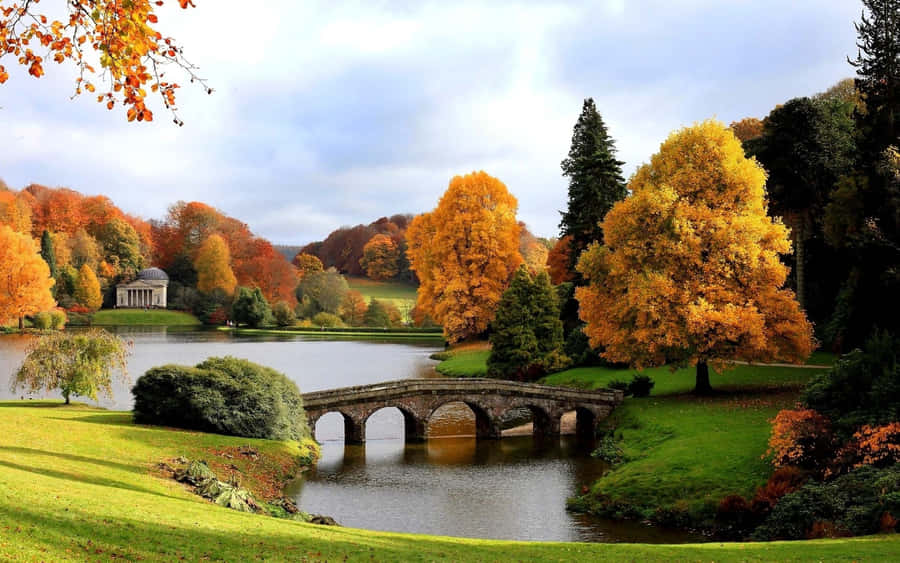
#> input picture VISION/image.jpg, 900 x 563 px, given in place of pic.jpeg, which was not available
$ jupyter execute TP2.ipynb
#> lines starting #> are read from the running program, lines starting #| are printed output that depends on the picture; pictures that were not available may be replaced by others from this repository, and a replacement may not be noted
[cell 1]
import cv2
import numpy as np
import matplotlib.pyplot as plt

import matplotlib.pyplot as plt
import matplotlib.image as mpimg

[cell 2]
# from numpy.lib.shape_base import vsplit

[cell 3]
img = cv2.imread('pic.jpeg', cv2.IMREAD_GRAYSCALE)
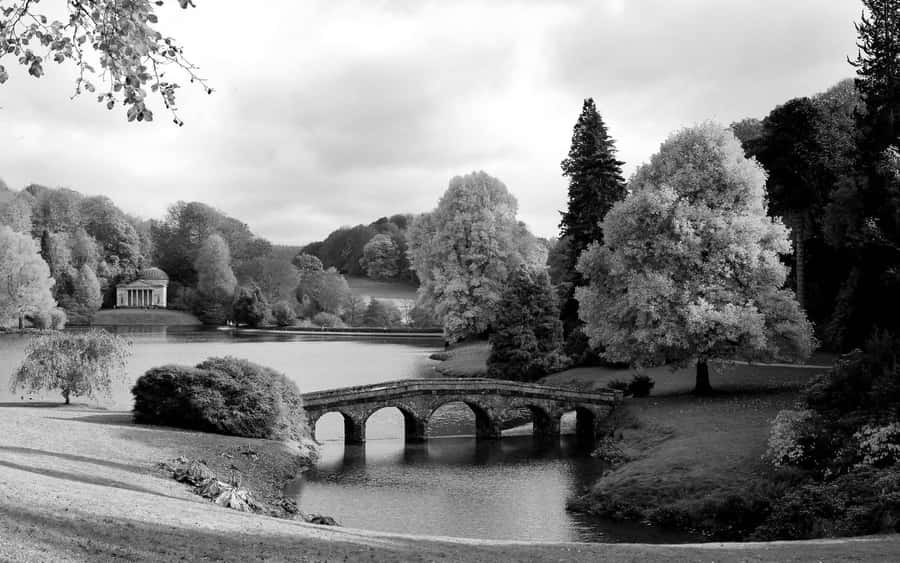
#> img: shape (563, 900); min 0, max 255, mean 131.6
# img = mpimg.imread("pic.jpeg")
image = mpimg.imread('pic2.jpeg')
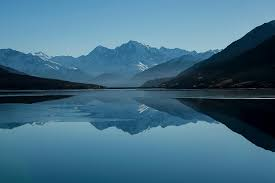
#> input picture VISION/pic2.jpeg, 275 x 183 px
#> image is the input picture: shape (183, 275, 3); mean R, G, B 65.2, 108.5, 131.8

# img[:] = img[:]/2
imgNorm =np.zeros((img.shape), dtype=np.uint8)
h,w = img.shape
#> h = 563; w = 900
min = 255
max = 0
for i in range(h):
    for j in range(w):
        if img[i,j] > max:
            max = img[i,j]
        if img[i,j] < min:
            min = img[i,j]
#> after the loop, max = 255; min = 0

for i in range(h):
    for j in range(w):
        imgNorm[i,j] = 255*(img[i,j]-min)/(max-min)
print("min", min , "max" ,max)
#| min 0 max 255
fig, axs = plt.subplots(1, 3, figsize=(10, 5))

# Display images in each subplot
axs[0].imshow(image)
axs[0].axis('off')  # Hide axis for the first image

axs[1].imshow(imgNorm)
axs[1].axis('off')  # Hide axis for the second image

cv2.imshow('image', img)
cv2.imshow('imageNorm', imgNorm)
cv2.waitKey(0)
cv2.destroyAllWindows()
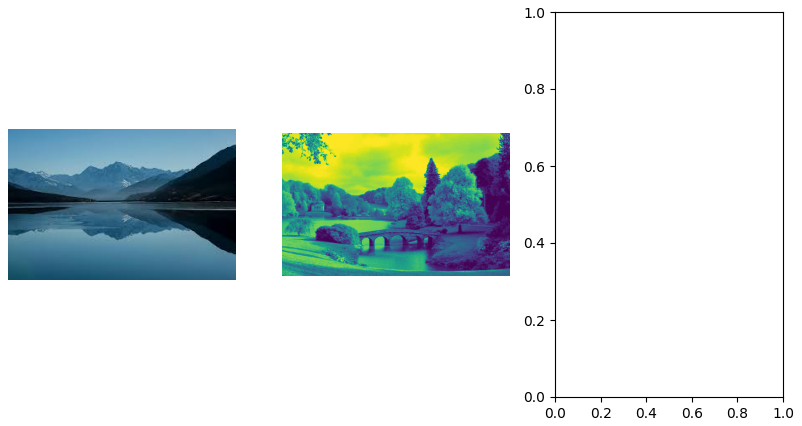
#> figure drawn by matplotlib, 2 panels

[cell 4]
hist1 = np.zeros((256,1), dtype=np.uint16)
for i in range(h):
    for j in range(w):
        hist1[img[i,j]] += 1

hist2 = cv2.calcHist([imgNorm], [0], None, [256], [0,255])
#> hist2 = 256 values, max 9209 at index 1, min 0 at index 255, mean 1931.1

plt.figure()
plt.title('image normalised')
plt.xlabel("grayscale value")
plt.ylabel("nbPixels")
plt.plot(hist2)
plt.plot(hist1)
plt.xlim([0,255])
plt.show()
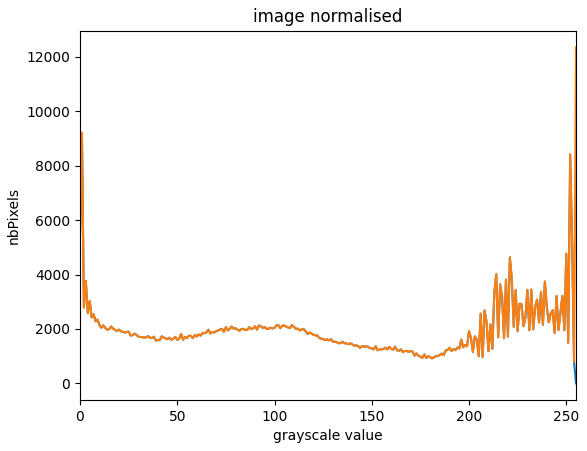
#> figure drawn by matplotlib, 1 panel; curve peaks at x = 1, y = 9209; curve peaks at x = 255, y = 12342
